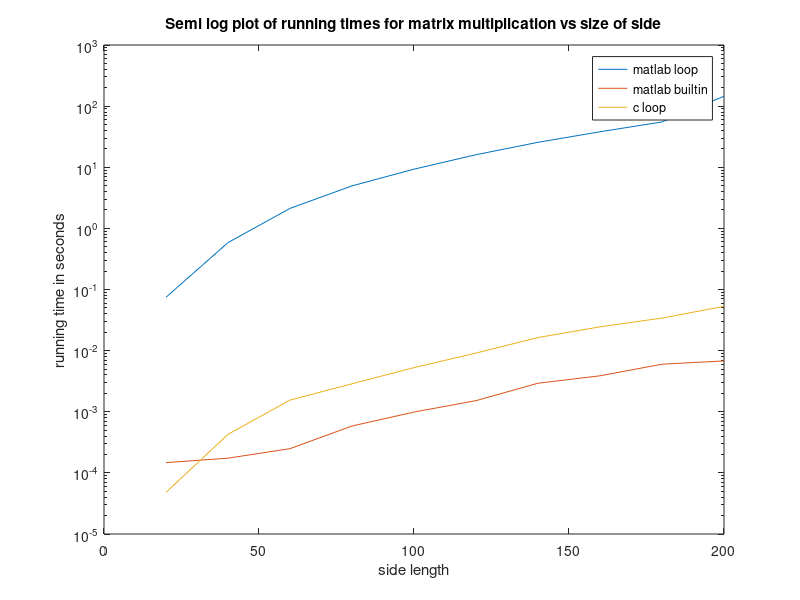

MATLAB code to generate this figure:
load matrix_mult.dat;
x = matrix_mult(:,1);
m_loop = matrix_mult(:,2);
m_builtin = matrix_mult(:,3);
c_loop = matrix_mult(:,4);
figure
semilogy(x,m_loop, x,m_builtin, x,c_loop);
title('Semi log plot of running times for matrix multiplication vs size of side');
xlabel('side length')
ylabel('running time in seconds')
legend('matlab loop', 'matlab builtin', 'c loop')

